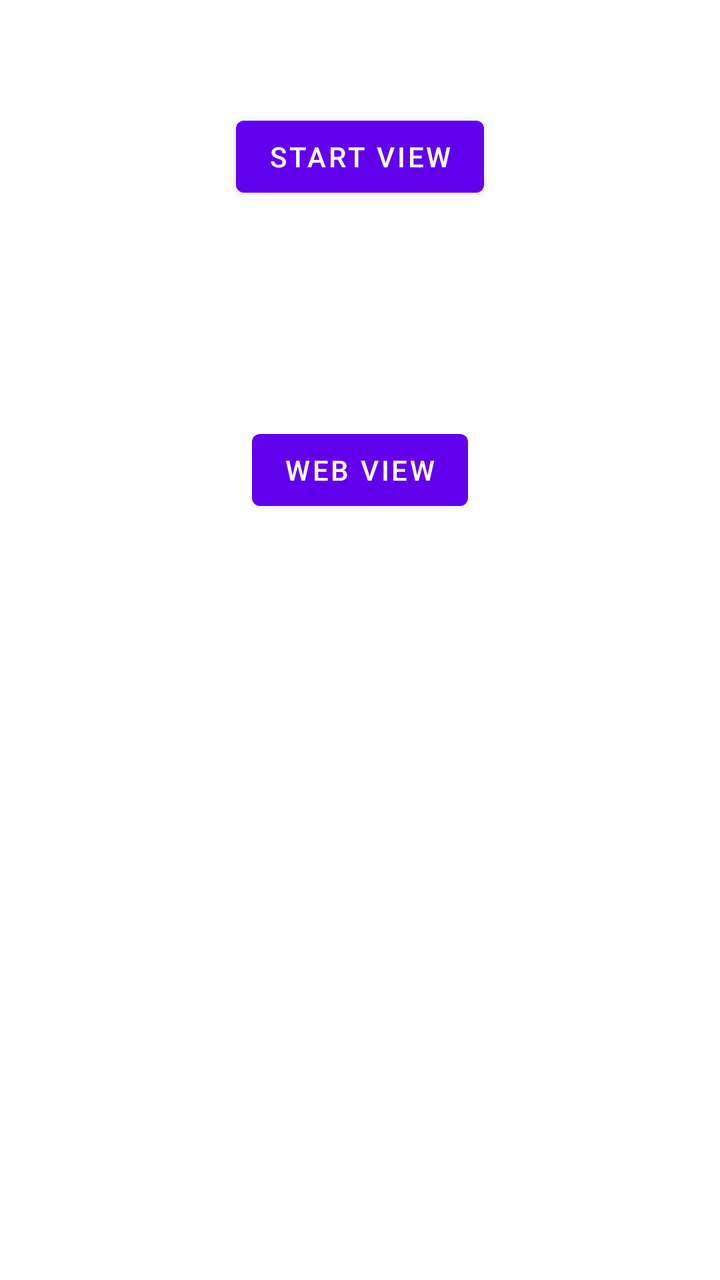
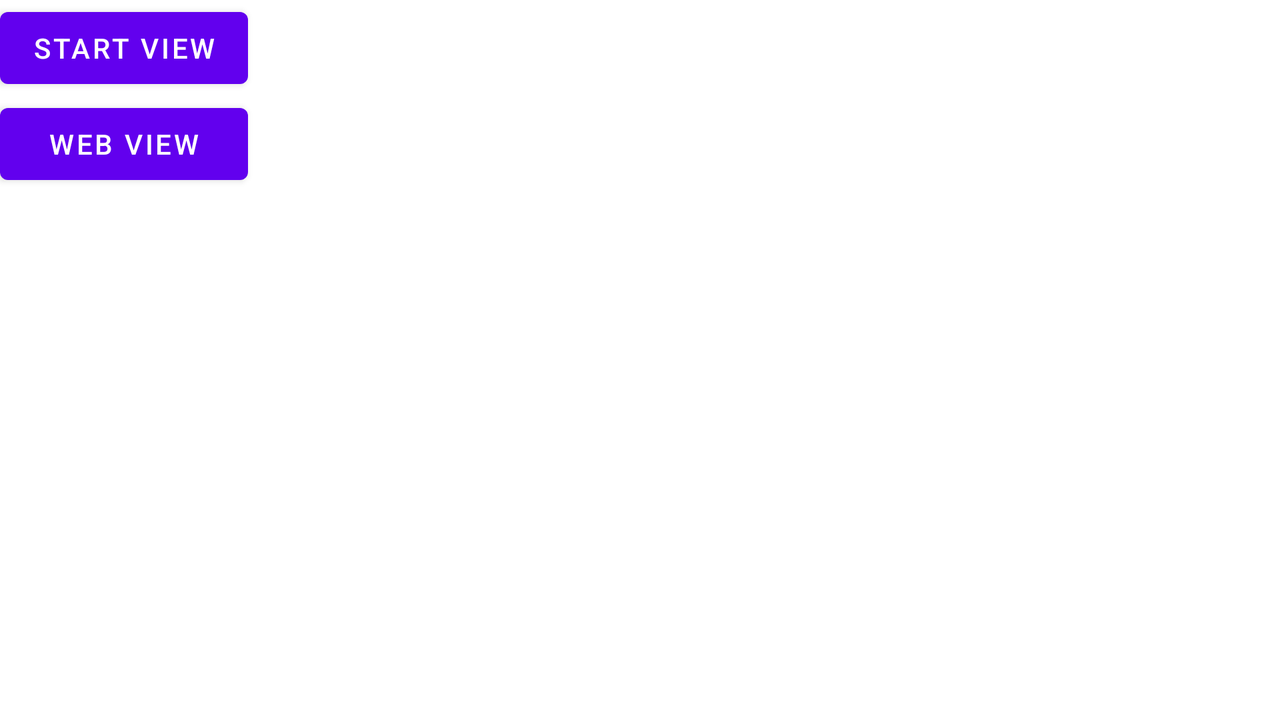

The same Android screen from two of the app's own layout files: first res/layout/ as a phone draws it, then the repository's variant for another configuration, drawn on a device whose configuration selects that folder. Both files follow.
<!-- AndroidManifest.xml: application theme Theme.Liza_jobTest -->
<!-- res/layout/activity_main.xml -->
<?xml version="1.0" encoding="utf-8"?>
<TableLayout xmlns:android="http://schemas.android.com/apk/res/android"
    xmlns:app="http://schemas.android.com/apk/res-auto"
    xmlns:tools="http://schemas.android.com/tools"
    android:layout_width="match_parent"
    android:layout_height="match_parent"
    tools:context=".MainActivity">

    <TableRow
        android:layout_width="match_parent"
        android:layout_height="wrap_content"
        android:layout_weight="1">

        <RelativeLayout
            android:layout_width="match_parent"
            android:layout_height="match_parent"
            android:layout_weight="1">

            <Button
                android:id="@+id/btb_startView"
                android:layout_width="wrap_content"
                android:layout_height="wrap_content"
                android:layout_centerInParent="true"
                android:clickable="true"
                android:focusable="true"
                android:text="@string/startview" />
        </RelativeLayout>


    </TableRow>

    <TableRow
        android:layout_width="match_parent"
        android:layout_height="wrap_content"
        android:layout_weight="1">

        <RelativeLayout
            android:layout_width="match_parent"
            android:layout_height="match_parent"
            android:layout_weight="1">

            <Button
                android:id="@+id/btn_webView"
                android:layout_width="wrap_content"
                android:layout_height="wrap_content"
                android:clickable="true"
                android:focusable="true"
                android:layout_centerInParent="true"
                android:text="@string/webview" />

        </RelativeLayout>
    </TableRow>

    <TableRow
        android:layout_width="match_parent"
        android:layout_height="wrap_content"
        android:layout_weight="3">
    </TableRow>

</TableLayout>
<!-- resources referenced by this layout -->
<resources>
  <string name="startview">Start View</string>
  <string name="webview">Web View</string>
  <style name="Theme.Liza_jobTest" parent="Theme.MaterialComponents.DayNight.DarkActionBar">
          
          <item name="colorPrimary">@color/purple_500</item>
          <item name="colorPrimaryVariant">@color/purple_700</item>
          <item name="colorOnPrimary">@color/white</item>
          
          <item name="colorSecondary">@color/teal_200</item>
          <item name="colorSecondaryVariant">@color/teal_700</item>
          <item name="colorOnSecondary">@color/black</item>
          
          <item name="android:statusBarColor" tools:targetApi="l">?attr/colorPrimaryVariant</item>
          
      </style>
</resources>
<!-- res/layout-land/activity_main.xml (the repository's variant of the layout above) -->
<!-- drawn on the phone turned sideways -->
<?xml version="1.0" encoding="utf-8"?>
<TableLayout xmlns:android="http://schemas.android.com/apk/res/android"
    xmlns:app="http://schemas.android.com/apk/res-auto"
    xmlns:tools="http://schemas.android.com/tools"
    android:layout_width="match_parent"
    android:layout_height="match_parent"
    tools:context=".MainActivity">

    <TableRow
        android:layout_width="match_parent"
        android:layout_height="wrap_content" >

        <Button
            android:id="@+id/btb_startView"
            android:clickable="true"
            android:layout_width="wrap_content"
            android:layout_height="wrap_content"
            android:text="@string/startview"
            android:focusable="true" />

    </TableRow>

    <TableRow
        android:layout_width="match_parent"
        android:layout_height="wrap_content" >

        <Button
            android:id="@+id/btn_webView"
            android:clickable="true"
            android:layout_width="wrap_content"
            android:layout_height="wrap_content"
            android:text="@string/webview"
            android:focusable="true" />

    </TableRow>

</TableLayout>
